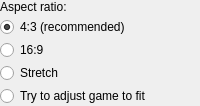
            <widget class="QFrame" name="aspectFrame">
             <property name="toolTip">
              <string>&lt;html&gt;&lt;head/&gt;&lt;body&gt;&lt;p&gt;This setting adjusts the aspect ratio of the video output. All N64 games support &lt;span style=&quot; font-weight:600;&quot;&gt;4:3&lt;/span&gt;. Some games support &lt;span style=&quot; font-weight:600;&quot;&gt;16:9&lt;/span&gt; within game settings. Use &lt;span style=&quot; font-weight:600;&quot;&gt;Stretch&lt;/span&gt; to fill the screen without pillar or letterboxing.&lt;/p&gt;&lt;p&gt;&lt;span style=&quot; font-weight:600;&quot;&gt;Try to adjust game to fit&lt;/span&gt; tries to adjust the viewing space to fit without stretching. Many games work well adjusted, but some don't.&lt;/p&gt;&lt;/body&gt;&lt;/html&gt;</string>
             </property>
             <layout class="QVBoxLayout" name="verticalLayout_22">
              <property name="spacing">
               <number>3</number>
              </property>
              <property name="leftMargin">
               <number>0</number>
              </property>
              <property name="topMargin">
               <number>0</number>
              </property>
              <property name="rightMargin">
               <number>0</number>
              </property>
              <property name="bottomMargin">
               <number>0</number>
              </property>
              <item>
               <widget class="QLabel" name="aspectLabel">
                <property name="text">
                 <string>&lt;html&gt;&lt;head/&gt;&lt;body&gt;&lt;p&gt;Aspect ratio:&lt;/p&gt;&lt;/body&gt;&lt;/html&gt;</string>
                </property>
               </widget>
              </item>
              <item>
               <widget class="QRadioButton" name="aspect43RadioButton">
                <property name="text">
                 <string extracomment="Aspect ratio">4:3 (recommended)</string>
                </property>
                <property name="checked">
                 <bool>true</bool>
                </property>
                <attribute name="buttonGroup">
                 <string notr="true">aspectButtonGroup</string>
                </attribute>
               </widget>
              </item>
              <item>
               <widget class="QRadioButton" name="aspect169RadioButton">
                <property name="text">
                 <string extracomment="Aspect ratio">16:9</string>
                </property>
                <attribute name="buttonGroup">
                 <string notr="true">aspectButtonGroup</string>
                </attribute>
               </widget>
              </item>
              <item>
               <widget class="QRadioButton" name="aspectStretchRadioButton">
                <property name="text">
                 <string>Stretch</string>
                </property>
                <attribute name="buttonGroup">
                 <string notr="true">aspectButtonGroup</string>
                </attribute>
               </widget>
              </item>
              <item>
               <widget class="QRadioButton" name="aspectAdjustRadioButton">
                <property name="text">
                 <string extracomment="This option activates a widescreen hack. The language &quot;Try to&quot; implies it may it may not work and the language &quot;adjust game&quot; implies the emulation will be inaccurate.">Try to adjust game to fit</string>
                </property>
                <attribute name="buttonGroup">
                 <string notr="true">aspectButtonGroup</string>
                </attribute>
               </widget>
              </item>
             </layout>
            </widget>
